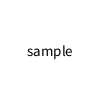
Frame 1 (no input)
Frame 60 (the mouse pressed at the canvas centre just before this capture): identical to frame 1, image omitted
Frame 120 (the mouse held since frame 60 and released just before this capture): identical to frame 1, image omitted

The Processing sketch that drew this single still picture (run headless with seeded random() and noise(); from frame 60 on, the mouse is pressed at the canvas centre):

// Processing sketch: program7
// ── program7.pde
void setup() {
  size(100, 100);
  frameRate(60);
  textSize(15);
  textAlign(CENTER, CENTER);
}

void draw() {
  background(255, 255, 255);
  text_display();
}

void text_display() {
  fill(0);
  text("sample", 50, 50);
}
